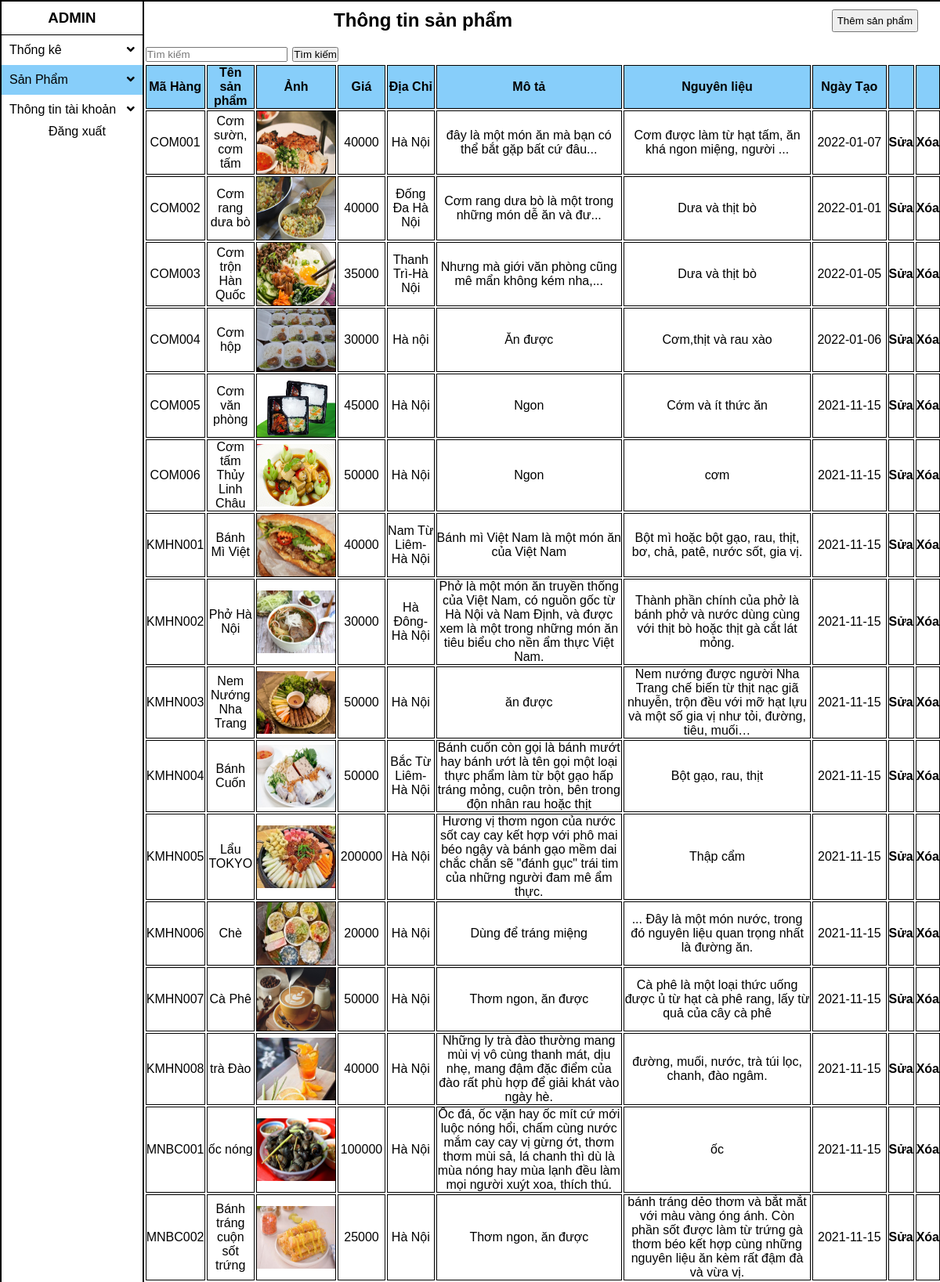
The app's page /thongtinsp.php (upper part) with its own data.
### tables this page shows
CREATE TABLE `tbthemsp` (
  `mahang` varchar(50) NOT NULL,
  `tensp` varchar(50) NOT NULL,
  `anh` varchar(5000) NOT NULL,
  `gia` varchar(500) NOT NULL,
  `diachi` varchar(500) NOT NULL,
  `mota` varchar(500) NOT NULL,
  `nguyenlieu` varchar(500) NOT NULL,
  `ngaytao` date NOT NULL
);

### thongtinsp.php (the view, shortened to what this page needs)
<html>
<link rel="stylesheet" href="https://use.fontawesome.com/releases/v5.11.0/css/all.css">
<link rel="stylesheet" href="css/thongtinsp.css">
<?php
$conn=ketnoidataba();
$sql = "SELECT * FROM tbthemsp";
$result = $conn->query($sql);
if ($result->num_rows > 0) {
?>
    <body>
        <div class="container">
           <div class="left">
               <h3>ADMIN</h3>
               <ul>
               <a  href="thongke.php"><li >Thống kê<i  class="fa fa-angle-down"></i></li></a>
                  <a href="thongtinsp.php"><li style="background-color:lightskyblue"> Sản Phẩm<i  class="fa fa-angle-down"></i></li></a>
                  <a href="thongtintk.php"><li> Thông tin tài khoản<i  class="fa fa-angle-down"></i></li></a>
               </ul>
               <a id="dx" style="margin-left:60px" href="dangnhap.php">Đăng xuất</a>
           </div>
           <div class="right">
               <div class="top">
                   <h2>Thông tin sản phẩm</h2>
                   <a style="float:right;margin-right:30px" href="themsp.php"><input type="button" value="Thêm sản phẩm"></a>
               </div>
               <br>
               <br>
               <div class="table">
               <form action="timkiemsanpham.php" method="POST">
               <input name="timkiemsanpham" style="margin:2px" type="text" placeholder="Tìm kiếm">
               <input type="submit" value="Tìm kiếm">
               </form>
               <table>
                   <tr>
                       <th style=" background-color: lightskyblue;border:1px solid black;">Mã Hàng</th>
                       <th style=" background-color: lightskyblue;border:1px solid black;">Tên sản phẩm</th>
                       <th style=" background-color: lightskyblue;border:1px solid black;">Ảnh</th>
                       <th style=" background-color: lightskyblue;border:1px solid black;">Giá</th>
                       <th style=" background-color: lightskyblue;border:1px solid black;">Địa Chỉ</th>
                       <th style=" background-color: lightskyblue;border:1px solid black;">Mô tả</th>
                       <th style=" background-color: lightskyblue;border:1px solid black;">Nguyên liệu</th>
                       <th style=" background-color: lightskyblue;border:1px solid black;">Ngày Tạo</th>
                       <th style=" background-color: lightskyblue;border:1px solid black;"></th>
                       <th style=" background-color: lightskyblue;border:1px solid black;width:50"></th>
                   </tr>
                   <?php
                        while($row = $result->fetch_assoc()) {
                            ?>
                                <tr>
                                     <td style="width:50px;" class="td"><?php echo $row["mahang"] ?></td>
                                    <td style="width:60px;" class="td"><?php echo $row["tensp"]?></td>
                                    <td style="width:100px;" class="td"><img style="width:100px;height:80px" src="image/<?php echo $row["anh"]?>" alt=""></td>
                                    <td style="width:60px;" class="td"><?php echo $row["gia"]?></td>
                                    <td style="width:60px;" class="td"><?php echo $row["diachi"]?></td>
                                    <td style="width:260px;" class="td"><?php echo $row["mota"]?></td>
                                    <td style="width:260px;" class="td"><?php echo $row["nguyenlieu"]?></td>
                                    <td style="width:100px;" class="td"><?php echo $row["ngaytao"]?></td>
                                    <td class="td" style="width:3%;font-weight:600"><a href="suasp.php?mahang=<?php echo $row["mahang"]?>" id="thongtin">Sửa</a></td>
                                    <td class="td" style="width:3%;font-weight:600"><a href="xoasp.php?mahang=<?php echo $row["mahang"]?>" id="thongtin">Xóa</a></td>
                                </tr>
                            <?php
                        }
                    ?>
               </table>
               <?php
} else {
    echo "không có dữ liệu";
}
?>
                </div>
           </div>
        </div>
    </body>
</html>

### css/thongtinsp.css (style rules this page uses)
* { margin:0; padding:0; color:black; font-family: Arial, Helvetica, sans-serif; }
.container { width: 100%; margin: 0 auto; border:2px solid black; display: flex; }
.left { width: 15%; border-right: 2px solid black; }
h3 { padding:10px; border-bottom:1px solid black; text-align: center; }
li { list-style: none; padding:10px; }
a { text-decoration: none; }
i { float:right; }
.right { width: 85%; }
.top { display:block; }
.top h2 { float: left; width:70%; margin-top:10px; text-align: center; }
.top input { float:right; margin-top:10px; padding:5px; }
.table { margin-top: 20px; width: 100%; }
.td { text-align:center; border:1px solid black; }
#dx { margin-left : 30px; }

### records on screen
tbthemsp: mahang "COM001", tensp "Cơm sườn, cơm tấm", anh (picture), gia "40000", diachi "Hà Nội", mota "đây là một món ăn mà bạn có thể bắt gặp bất cứ đâu...", nguyenlieu "Cơm được làm từ hạt tấm, ăn khá ngon miệng, người ...", ngaytao "2022-01-07"
tbthemsp: mahang "COM002", tensp "Cơm rang dưa bò", anh (picture), gia "40000", diachi "Đống Đa Hà Nội", mota "Cơm rang dưa bò là một trong những món dễ ăn và đư...", nguyenlieu "Dưa và thịt bò", ngaytao "2022-01-01"
tbthemsp: mahang "COM003", tensp "Cơm trộn Hàn Quốc", anh (picture), gia "35000", diachi "Thanh Trì-Hà Nội", mota "Nhưng mà giới văn phòng cũng mê mẩn không kém nha,...", nguyenlieu "Dưa và thịt bò", ngaytao "2022-01-05"
tbthemsp: mahang "COM004", tensp "Cơm hộp", anh (picture), gia "30000", diachi "Hà nội", mota "Ăn được", nguyenlieu "Cơm,thịt và rau xào", ngaytao "2022-01-06"
tbthemsp: mahang "COM005", tensp "Cơm văn phòng", anh (picture), gia "45000", diachi "Hà Nội", mota "Ngon", nguyenlieu "Cớm và ít thức ăn", ngaytao "2021-11-15"
tbthemsp: mahang "COM006", tensp "Cơm tấm Thủy Linh Châu", anh (picture), gia "50000", diachi "Hà Nội", mota "Ngon", nguyenlieu "cơm", ngaytao "2021-11-15"
tbthemsp: mahang "KMHN001", tensp "Bánh Mì Việt", anh (picture), gia "40000", diachi "Nam Từ Liêm-Hà Nội", mota "Bánh mì Việt Nam là một món ăn của Việt Nam", nguyenlieu "Bột mì hoặc bột gạo, rau, thịt, bơ, chả, patê, nước sốt, gia vị.", ngaytao "2021-11-15"
tbthemsp: mahang "KMHN002", tensp "Phở Hà Nội", anh (picture), gia "30000", diachi "Hà Đông-Hà Nội", mota "Phở là một món ăn truyền thống của Việt Nam, có nguồn gốc từ Hà Nội và Nam Định, và được xem là một trong những món ăn tiêu biểu cho nền ẩm thực Việt Nam.", nguyenlieu "Thành phần chính của phở là bánh phở và nước dùng cùng với thịt bò hoặc thịt gà cắt lát mỏng.", ngaytao "2021-11-15"
tbthemsp: mahang "KMHN003", tensp "Nem Nướng Nha Trang", anh (picture), gia "50000", diachi "Hà Nội", mota "ăn được", nguyenlieu "Nem nướng được người Nha Trang chế biến từ thịt nạc giã nhuyễn, trộn đều với mỡ hạt lựu và một số gia vị như tỏi, đường, tiêu, muối…", ngaytao "2021-11-15"
tbthemsp: mahang "KMHN004", tensp "Bánh Cuốn", anh (picture), gia "50000", diachi "Bắc Từ Liêm-Hà Nội", mota "Bánh cuốn còn gọi là bánh mướt hay bánh ướt là tên gọi một loại thực phẩm làm từ bột gạo hấp tráng mỏng, cuộn tròn, bên trong độn nhân rau hoặc thịt", nguyenlieu "Bột gạo, rau, thịt", ngaytao "2021-11-15"
tbthemsp: mahang "KMHN005", tensp "Lẩu TOKYO", anh (picture), gia "200000", diachi "Hà Nội", mota "Hương vị thơm ngon của nước sốt cay cay kết hợp với phô mai béo ngậy và bánh gạo mềm dai chắc chắn sẽ \"đánh gục\" trái tim của những người đam mê ẩm thực.", nguyenlieu "Thập cẩm", ngaytao "2021-11-15"
tbthemsp: mahang "KMHN006", tensp "Chè", anh (picture), gia "20000", diachi "Hà Nội", mota "Dùng để tráng miệng", nguyenlieu "... Đây là một món nước, trong đó nguyên liệu quan trọng nhất là đường ăn.", ngaytao "2021-11-15"
tbthemsp: mahang "KMHN007", tensp "Cà Phê", anh (picture), gia "50000", diachi "Hà Nội", mota "Thơm ngon, ăn được", nguyenlieu "Cà phê là một loại thức uống được ủ từ hạt cà phê rang, lấy từ quả của cây cà phê", ngaytao "2021-11-15"
tbthemsp: mahang "KMHN008", tensp "trà Đào", anh (picture), gia "40000", diachi "Hà Nội", mota "Những ly trà đào thường mang mùi vị vô cùng thanh mát, dịu nhẹ, mang đậm đặc điểm của đào rất phù hợp để giải khát vào ngày hè.", nguyenlieu "đường, muối, nước, trà túi lọc, chanh, đào ngâm.", ngaytao "2021-11-15"
tbthemsp: mahang "MNBC001", tensp "ốc nóng", anh (picture), gia "100000", diachi "Hà Nội", mota "Ốc đá, ốc vặn hay ốc mít cứ mới luộc nóng hổi, chấm cùng nước mắm cay cay vị gừng ớt, thơm thơm mùi sả, lá chanh thì dù là mùa nóng hay mùa lạnh đều làm mọi người xuýt xoa, thích thú.", nguyenlieu "ốc", ngaytao "2021-11-15"
tbthemsp: mahang "MNBC002", tensp "Bánh tráng cuộn sốt trứng", anh (picture), gia "25000", diachi "Hà Nội", mota "Thơm ngon, ăn được", nguyenlieu "bánh tráng dẻo thơm và bắt mắt với màu vàng óng ánh. Còn phần sốt được làm từ trứng gà thơm béo kết hợp cùng những nguyên liệu ăn kèm rất đậm đà và vừa vị.", ngaytao "2021-11-15"
